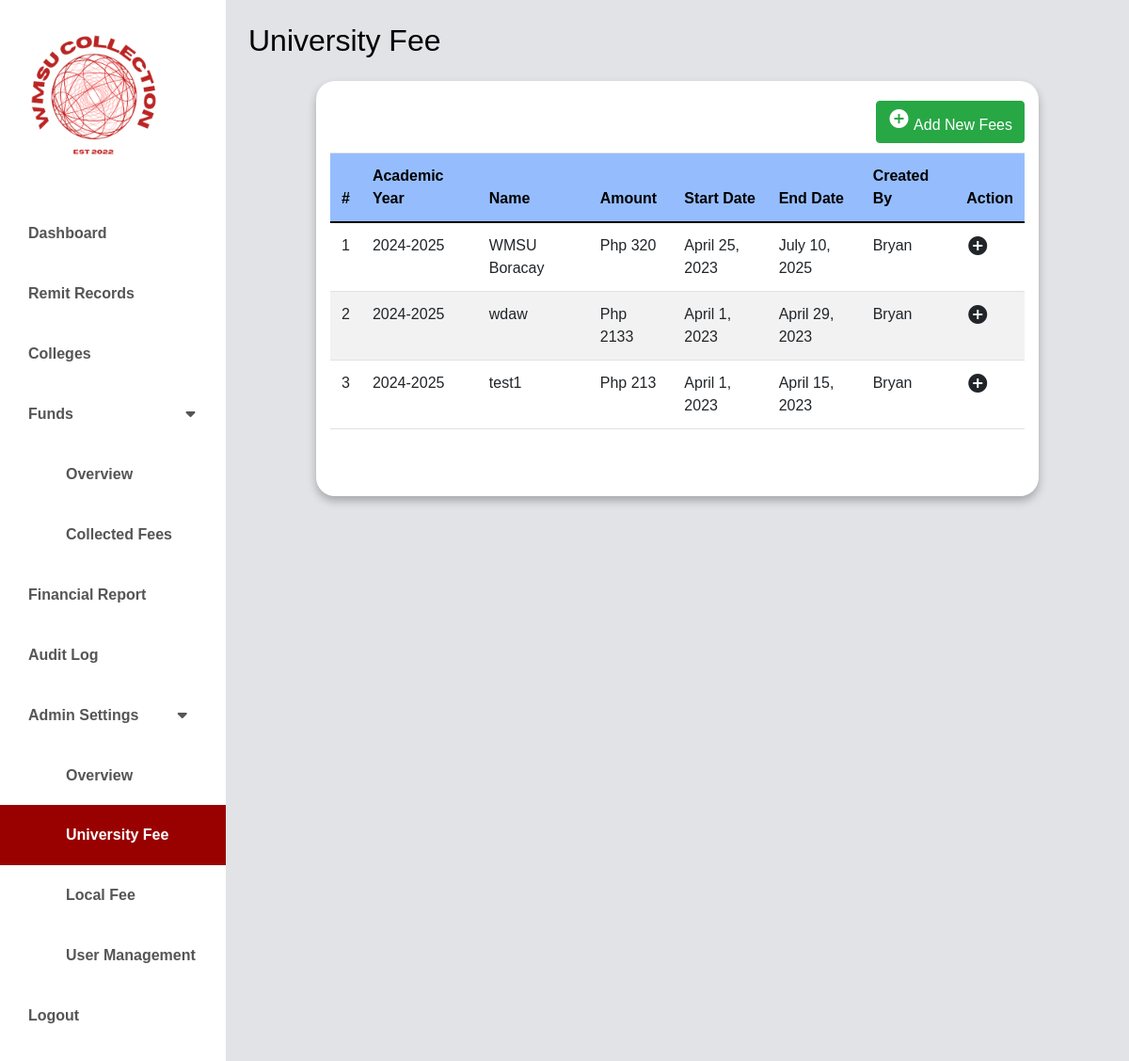
Page /university/university.php (signed in) on the earlier database version.
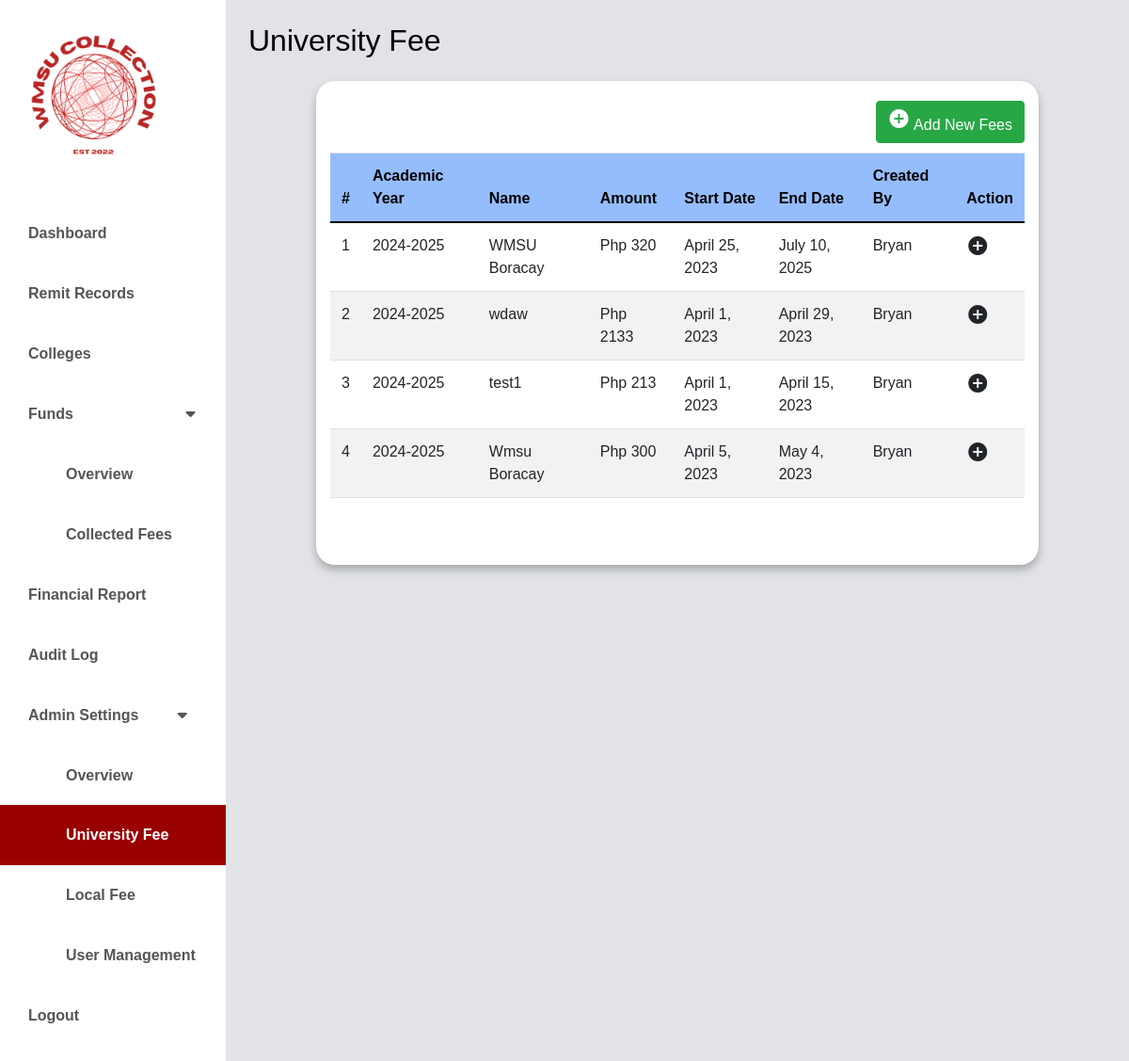
Same page on the later database version.
### tables this page shows
CREATE TABLE `university_fees` (
  `id` int(11) NOT NULL,
  `academic_year_id` int(11) NOT NULL,
  `semester_id` int(11) NOT NULL,
  `fee_type` varchar(20) NOT NULL DEFAULT 'University',
  `fee_name` varchar(100) NOT NULL,
  `fee_amount` int(11) NOT NULL,
  `start_date` date NOT NULL,
  `end_date` date NOT NULL,
  `created_by` varchar(100) DEFAULT NULL,
  `created_at` timestamp NOT NULL DEFAULT current_timestamp(),
  `updated_at` timestamp NOT NULL DEFAULT current_timestamp() ON UPDATE current_timestamp()
);

CREATE TABLE `academic_year` (
  `id` int(11) NOT NULL,
  `academic_name` varchar(50) NOT NULL,
  `academic_start_date` date NOT NULL,
  `academic_end_date` date NOT NULL,
  `is_active` tinyint(1) NOT NULL DEFAULT 1,
  `created_at` timestamp NOT NULL DEFAULT current_timestamp(),
  `updated_at` timestamp NOT NULL DEFAULT current_timestamp() ON UPDATE current_timestamp()
);

### classes/universityfees.class.php (called while the page is built, shortened)
<?php
require_once 'database.class.php';
class UniversityFees {
    public $db;
    function __construct() {
        $this->db = new Database();
    }
    function showAllDetails() {
        $sql = "SELECT ufs.id, ufs.start_date, ufs.fee_amount, ufs.end_date, ufs.created_by, ufs.fee_name, ufs.fee_type, s.semester_name, sy.academic_name
                FROM university_fees ufs
                JOIN semesters s ON ufs.semester_id = s.id
                JOIN academic_year sy ON ufs.academic_year_id = sy.id";
        $stmt = $this->db->connect()->prepare($sql);
        $stmt->execute();
        return $stmt->fetchAll(PDO::FETCH_ASSOC);
    }
}
?>

### classes/database.class.php (called while the page is built)
<?php
class Database {
    private $host = 'localhost';
    private $username = 'root';
    private $password = '';
    private $database = 'wmsu';
    protected $connection;
    public function connect() {
        try {
            $dsn = "mysql:host=$this->host;dbname=$this->database;charset=utf8mb4";
            $options = [
                PDO::ATTR_ERRMODE => PDO::ERRMODE_EXCEPTION,
                PDO::ATTR_DEFAULT_FETCH_MODE => PDO::FETCH_ASSOC,
                PDO::ATTR_EMULATE_PREPARES => false,
            ];
            $this->connection = new PDO($dsn, $this->username, $this->password, $options);
        } catch (PDOException $e) {
            echo "Connection error: " . $e->getMessage();
            die();
        }
        return $this->connection;
    }
}
?>

### university/university.php (the view, shortened to what this page needs)
<?php
require_once '../classes/universityfees.class.php';
?>
<!doctype html>
<html lang="en" class="no-js">
  <html>
    <head>
	<link href="https://cdn.jsdelivr.net/npm/bootstrap@5.0.0-beta3/dist/css/bootstrap.min.css" rel="stylesheet" />
    <link rel="stylesheet" href="https://unicons.iconscout.com/release/v4.0.0/css/line.css" />
    <link rel="stylesheet" href="https://cdnjs.cloudflare.com/ajax/libs/font-awesome/5.15.3/css/all.min.css" />
	<link rel="stylesheet" href="https://stackpath.bootstrapcdn.com/bootstrap/4.5.0/css/bootstrap.min.css">
	<link rel="stylesheet" href="https://maxcdn.bootstrapcdn.com/font-awesome/4.7.0/css/font-awesome.min.css">
    <link rel="stylesheet" href="../css/dashboard.css" />
    <link rel="stylesheet" href="../css/new-univ.css" />
    </head>
      <body>
      <div class="d-flex" id="wrapper">
        <div class="bg-white" id="sidebar-wrapper">
            <img src="../images/logo.jpg" width ="200" alt="CCS COLLECTION FEE">
            <div class="list-group list-group-flush my-3">
                <a href="../admin/dashboard-main.php" class="list-group-item list-group-item-action bg-hover first-text fw-bold ">Dashboard</a>
                <a href="../remit-records/remit-records.php" class="list-group-item list-group-item-action bg-hover first-text fw-bold ">Remit Records</a>
                <a href="../college/college.php" class="list-group-item list-group-item-action bg-hover first-text fw-bold">Colleges</a>
                <button class="list-group-item list-group-item-action bg-hover second-text dropdown-btn fw-bold">Funds</a>
                <i class="fa fa-caret-down" style="margin-left: 115px;"></i>
                </button>
                <div class="dropdown-container">
                    <a href="../funds/overview_funds.php" class="list-group-item list-group-item-action bg-hover first-text fw-bold" style="text-decoration:none; padding-left: 70px;">Overview</a>
                    <a href="../funds/collected-fees.php" class="list-group-item list-group-item-action bg-hover first-text fw-bold " style="text-decoration:none; padding-left: 70px;">Collected Fees</a>
                </div>
                <a href="../financial-report/financial-report.php" class="list-group-item list-group-item-action bg-hover first-text fw-bold">Financial Report</a>
                <a href="../audit-log/audit-log.php" class="list-group-item list-group-item-action bg-hover first-text fw-bold">Audit Log</a>
                <button class="list-group-item list-group-item-action bg-hover second-text dropdown-btn fw-bold">Admin Settings</a>
                <i class="fa fa-caret-down" style="margin-left: 37px;"></i>
                </button>
                <div class="dropdown-container">
                <a href="../admin-settings/overview_settings.php" class="list-group-item list-group-item-action bg-hover first-text fw-bold " style="text-decoration:none; padding-left: 70px;">Overview</a></ul>
                <a href="../university/university.php" class="list-group-item list-group-item-action bg-hover first-text fw-bold active" style="text-decoration:none; padding-left: 70px;">University Fee</a></ul>
                    <a href="../local/localfees.php"class="list-group-item list-group-item-action bg-hover first-text fw-bold"  style="text-decoration:none; padding-left: 70px;">Local Fee</a></ul>
                    <?php
                    if($_SESSION['role'] == 'admin'){?>
                    <a href="../admin-settings/user.php" class="list-group-item list-group-item-action bg-hover first-text fw-bold" style="text-decoration:none; padding-left: 70px;">User Management</a></ul>
                    <?php } ?>
                </div>
                <a href="../public/logout.php" class="list-group-item list-group-item-action bg-hover fw-bold">Logout</a>
</div>
        </div>
	<div id="page-content-wrapper">
    <nav class="navbar navbar-expand-lg navbar-light bg-active py-4 px-4">
        <div class="d-flex align-items-center">
            <h2 class="fs-2 m-0" style="color:#000000; font-weight: 400;">University Fee</h2>
        </div>
    </nav>
    <div class="container">
                <div class="row" style="padding-top:  21px;">
				<div class="col-sm-4" style="border-color: #000000;">
       			 </div>
        <div class="col-sm-4">
          </div>
          <?php
                    if($_SESSION['role'] == 'admin'){?>
					<div class="col-sm-4 " style="display: flex; align-items: center; justify-content: flex-end;">
						<a href="#addCollectorModal" class="btn btn-success" data-toggle="modal"><i class="material-icons">&#xE147;</i> <span>Add New Fees</span></a>
					</div>
          <?php } ?>
				</div>
             <div class =" table-responsive" style="margin-top: 10px;">
                <table class="table">
            <thead style="background-color:#95BDFE ;" class="text-white">
              <tr>
                <th scope="col" style = " color: #000000;" >#</th>
                <th scope="col" style = " color: #000000;" >Academic Year</th>
                <th scope="col" style = " color: #000000;" >Name</th></th>
				        <th scope="col" style = " color: #000000;" >Amount</th></th>
                <th scope="col" style = " color: #000000;" >Start Date</th></th>
                <th scope="col" style = " color: #000000;" >End Date</th></th>
                <th scope="col" style = " color: #000000;" >Created By</th></th>
                <th scope="col" style = " color: #000000;" >Action</th>
              </tr>
            </thead>
            <tbody>
            <?php
$Fee = new UniversityFees();
$FeeData = $Fee->showAllDetails();
$i = 1;
foreach($FeeData as $Fee) {
    ?>
    <tr>
        <td><?php echo $i; ?></td>
        <td><?php echo $Fee['academic_name']; ?></td>
        <td><?php echo $Fee['fee_name']; ?></td>
        <td>Php <?php echo $Fee['fee_amount']; ?></td>
        <td><?php echo date('F j, Y', strtotime($Fee['start_date'])); ?></td>
                <td><?php echo date('F j, Y', strtotime($Fee['end_date'])); ?></td>
        <td><?php echo $Fee['created_by']; ?></td>
        <td>
                <i class="material-icons" title="Edit">&#xe147;</i>
        </td>
    </tr>
    <?php
    $i++;
}
?>
				</tbody>
			</table>
		</div>
	</div>
</div>
</div>
</body>
</html>

### css/dashboard.css (style rules this page uses)
* { font-family: 'Poppins', sans-serif; }
:root { --main-bg-color: #009d63; --main-text-color: #009d63; --second-text-color: #bbbec5; --second-bg-color: #c1efde; }
.second-text { color: var(--second-text-color); }
#wrapper { overflow-x: hidden; background-image: linear-gradient( to right, #e1e3e6, #e1e3e6, #e1e3e6, #e1e3e6, #e1e3e6 ); }
#sidebar-wrapper { min-height: 100vh; margin-left: -15rem; -webkit-transition: margin 0.25s ease-out; -moz-transition: margin 0.25s ease-out; -o-transition: margin 0.25s ease-out; transition: margin 0.25s ease-out; }
#sidebar-wrapper .list-group { width: 15rem; }
#page-content-wrapper { min-width: 100vw; }
.list-group-item { border: none; background-color: #FFF; color: #555; padding: 20px 30px; }
.list-group-item.active { background-color: #990000; color: white; }
@media (min-width: 768px) { #sidebar-wrapper { margin-left: 0; } }
@media (min-width: 768px) { #page-content-wrapper { min-width: 0; width: 100%; } }
body { margin: 0; padding: 0; background-color: var(--second-bg-color); }
table { border-collapse: collapse; width: 100%; }
th, td { text-align: left; padding: 8px; }
th { background-color: #007bff; }
tr:nth-child(even) { background-color: #f2f2f2; }

### css/new-univ.css (style rules this page uses)
.container { background-color: #fff; max-width: 80%; border-radius: 20px; padding-bottom: 20px; box-shadow: 0 5px 10px rgba(0, 0, 0, 0.265); }
.table-responsive { display:flex; margin-bottom: 35px; }
.h2, h2, h3, h3, h4, h4, h5, h5 { font-size: 20px; text-align: center; font-weight: 600; margin-top: 15px; }

Differences in the rows shown:
added university_fees: academic_year.academic_name "2024-2025", fee_name "Wmsu Boracay", fee_amount "300", start_date "April 5, 2023", end_date "May 4, 2023", created_by "Bryan"
